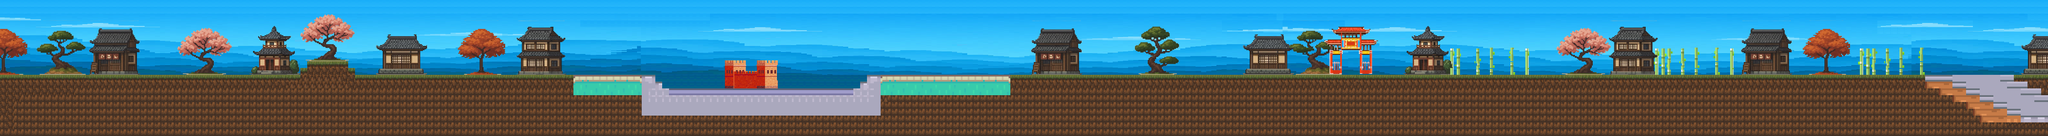

Tiled map render using the project's own tile images. Description and the map definition, with tile-layer contents summarised, below:
An orthogonal 300x20 tile map with 16x16 px tiles, 2 tile layers (Fundo, Chao), 8 tilesets and 1 object.

<map version="1.10" tiledversion="1.11.2" orientation="orthogonal" renderorder="right-down" width="300" height="20" tilewidth="16" tileheight="16" infinite="0" nextlayerid="26" nextobjectid="38">
 <editorsettings>
  <export target="../mapa/fase 1/fase1.lua" format="lua" />
 </editorsettings>
 <tileset firstgid="1" name="chao" tilewidth="16" tileheight="16" tilecount="16" columns="4">
  <image source="chao.png" width="64" height="64" />
 </tileset>
 <tileset firstgid="17" name="cana" tilewidth="16" tileheight="16" tilecount="16" columns="4">
  <image source="cana.png" width="64" height="64" />
 </tileset>
 <tileset firstgid="33" name="fundo" tilewidth="16" tileheight="16" tilecount="1683" columns="187">
  <image source="fundo.png" width="3000" height="150" />
 </tileset>
 <tileset firstgid="1716" name="tileset" tilewidth="16" tileheight="16" tilecount="864" columns="36">
  <image source="tileset.png" width="576" height="384" />
 </tileset>
 <tileset firstgid="2580" name="castelo01" tilewidth="128" tileheight="128" tilecount="1" columns="1">
  <image source="castelo01.png" width="128" height="128" />
 </tileset>
 <tileset firstgid="2581" name="entrada" tilewidth="128" tileheight="128" tilecount="1" columns="1">
  <image source="entrada.png" width="128" height="128" />
 </tileset>
 <tileset firstgid="2582" name="arvore" tilewidth="64" tileheight="64" tilecount="16" columns="4">
  <image source="arvore.png" width="256" height="256" />
 </tileset>
 <tileset firstgid="2598" name="casas" tilewidth="64" tileheight="64" tilecount="16" columns="4">
  <image source="casas.png" width="256" height="256" />
 </tileset>
 <layer id="6" name="Fundo" width="300" height="20">
  <data>[6000 cells, 3534 non-empty, 1681 distinct tile ids]</data>
 </layer>
 <layer id="1" name="Chao" width="300" height="20">
  <data>[6000 cells, 2762 non-empty, 107 distinct tile ids]</data>
 </layer>
 <objectgroup id="25" name="Walls" visible="0">
  <object id="36" x="0" y="176">
   <polyline points="0,0 704,0 704,-16 720,-16 720,-32 816,-32 816,-16 832,-16 832,0 1536,0 1536,16 1552,16 1552,32 2016,32 2016,16 2032,16 2032,0 4576,0 4576,16 4608,16 4608,32 4640,32 4640,48 4672,48 4672,64 4704,64 4704,80 4736,80 4736,96 4800,96" />
  </object>
 </objectgroup>
</map>
